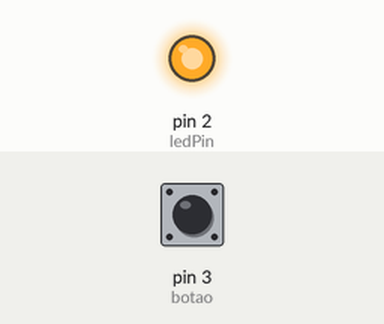
Simulated run of this sketch. Board: Arduino Uno, built with avr-gcc and run on an emulated ATmega328P. Shown: output pins drawn as LEDs (lit = HIGH). Inputs (shaded band) come from the test bench; at power-on: pin 3 (botao) LOW.

Above: at 1.2 s.
1.3 s: pin 3 (botao) pulled HIGH for 0.15 s
At 1.37 s:
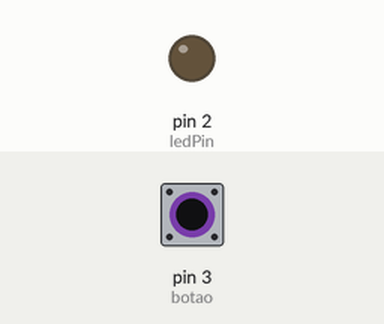
2.9 s: pin 3 (botao) pulled HIGH for 3.2 s
At 7.4 s:
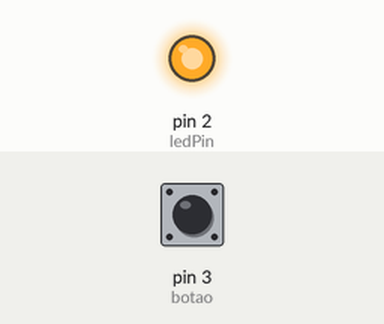
Timing chart, 0 to 8.9 s (numbered marks = the images above; inputs shaded):
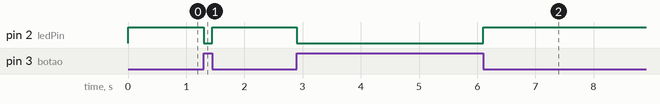

Measured:
- after the input at 1.3 s, pin 2 (ledPin): HIGH → LOW at once, → HIGH 0.15 s later
- after the input at 2.9 s, pin 2 (ledPin): HIGH → LOW at once, → HIGH 3.2 s later

The sketch:

codigo.ino
```cpp
const int botao = 3;
const int ledPin = 2;

int var1;

 void setup()
 {
    pinMode(2, OUTPUT);
    pinMode(botao, INPUT);
 }

 void loop()
 {
    var1 = digitalRead(botao);
    if(var1 ==  HIGH){
    digitalWrite(2, LOW);
    } else {
      digitalWrite(2, HIGH);
   }
 }
```
